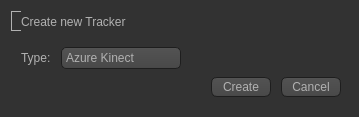
<?xml version="1.0" encoding="UTF-8"?>
<ui version="4.0">
 <class>CreateTrackerWindow</class>
 <widget class="QDialog" name="CreateTrackerWindow">
  <property name="geometry">
   <rect>
    <x>0</x>
    <y>0</y>
    <width>359</width>
    <height>117</height>
   </rect>
  </property>
  <property name="windowTitle">
   <string>Create new Tracker</string>
  </property>
  <property name="styleSheet">
   <string notr="true">QToolTip
{
     border: 1px solid black;
     background-color: #ffa02f;
     padding: 1px;
     border-radius: 3px;
     opacity: 100;
}

QWidget
{
    color: #b1b1b1;
    background-color: #323232;
}

QWidget:item:hover
{
    background-color: QLinearGradient( x1: 0, y1: 0, x2: 0, y2: 1, stop: 0 #ffa02f, stop: 1 #ca0619);
    color: #000000;
}

QWidget:item:selected
{
    background-color: QLinearGradient( x1: 0, y1: 0, x2: 0, y2: 1, stop: 0 #ffa02f, stop: 1 #d7801a);
}

QMenuBar::item
{
    background: transparent;
}

QMenuBar::item:selected
{
    background: transparent;
    border: 1px solid #ffaa00;
}

QMenuBar::item:pressed
{
    background: #444;
    border: 1px solid #000;
    background-color: QLinearGradient(
        x1:0, y1:0,
        x2:0, y2:1,
        stop:1 #212121,
        stop:0.4 #343434/*,
        stop:0.2 #343434,
        stop:0.1 #ffaa00*/
    );
    margin-bottom:-1px;
    padding-bottom:1px;
}

QMenu
{
    border: 1px solid #000;
}

QMenu::item
{
    padding: 2px 20px 2px 20px;
}

QMenu::item:selected
{
    color: #000000;
}

QWidget:disabled
{
    color: #404040;
    background-color: #323232;
}

QAbstractItemView
{
    background-color: QLinearGradient( x1: 0, y1: 0, x2: 0, y2: 1, stop: 0 #4d4d4d, stop: 0.1 #646464, stop: 1 #5d5d5d);
}

QWidget:focus
{
    /*border: 2px solid QLinearGradient( x1: 0, y1: 0, x2: 0, y2: 1, stop: 0 #ffa02f, stop: 1 #d7801a);*/
}

QLineEdit
{
    background-color: QLinearGradient( x1: 0, y1: 0, x2: 0, y2: 1, stop: 0 #4d4d4d, stop: 0 #646464, stop: 1 #5d5d5d);
    padding: 1px;
    border-style: solid;
    border: 1px solid #1e1e1e;
    border-radius: 5;
}

QPushButton
{
    color: #b1b1b1;
    background-color: QLinearGradient( x1: 0, y1: 0, x2: 0, y2: 1, stop: 0 #565656, stop: 0.1 #525252, stop: 0.5 #4e4e4e, stop: 0.9 #4a4a4a, stop: 1 #464646);
    border-width: 1px;
    border-color: #1e1e1e;
    border-style: solid;
    border-radius: 6;
    padding: 3px;
    font-size: 12px;
    padding-left: 5px;
    padding-right: 5px;
}

QPushButton:pressed
{
    background-color: QLinearGradient( x1: 0, y1: 0, x2: 0, y2: 1, stop: 0 #2d2d2d, stop: 0.1 #2b2b2b, stop: 0.5 #292929, stop: 0.9 #282828, stop: 1 #252525);
}

QComboBox
{
    selection-background-color: #ffaa00;
    background-color: QLinearGradient( x1: 0, y1: 0, x2: 0, y2: 1, stop: 0 #565656, stop: 0.1 #525252, stop: 0.5 #4e4e4e, stop: 0.9 #4a4a4a, stop: 1 #464646);
    border-style: solid;
    border: 1px solid #1e1e1e;
    border-radius: 5;
}

QComboBox:hover,QPushButton:hover
{
    border: 2px solid QLinearGradient( x1: 0, y1: 0, x2: 0, y2: 1, stop: 0 #ffa02f, stop: 1 #d7801a);
}


QComboBox:on
{
    padding-top: 3px;
    padding-left: 4px;
    background-color: QLinearGradient( x1: 0, y1: 0, x2: 0, y2: 1, stop: 0 #2d2d2d, stop: 0.1 #2b2b2b, stop: 0.5 #292929, stop: 0.9 #282828, stop: 1 #252525);
    selection-background-color: #ffaa00;
}

QComboBox QAbstractItemView
{
    border: 2px solid darkgray;
    selection-background-color: QLinearGradient( x1: 0, y1: 0, x2: 0, y2: 1, stop: 0 #ffa02f, stop: 1 #d7801a);
}

QComboBox::drop-down
{
     subcontrol-origin: padding;
     subcontrol-position: top right;
     width: 15px;

     border-left-width: 0px;
     border-left-color: darkgray;
     border-left-style: solid; /* just a single line */
     border-top-right-radius: 3px; /* same radius as the QComboBox */
     border-bottom-right-radius: 3px;
 }

QComboBox::down-arrow
{
     image: url(:/down_arrow.png);
}

QGroupBox:focus
{
border: 2px solid QLinearGradient( x1: 0, y1: 0, x2: 0, y2: 1, stop: 0 #ffa02f, stop: 1 #d7801a);
}

QTextEdit:focus
{
    border: 2px solid QLinearGradient( x1: 0, y1: 0, x2: 0, y2: 1, stop: 0 #ffa02f, stop: 1 #d7801a);
}

QScrollBar:horizontal {
     border: 1px solid #222222;
     background: QLinearGradient( x1: 0, y1: 0, x2: 0, y2: 1, stop: 0.0 #121212, stop: 0.2 #282828, stop: 1 #484848);
     height: 7px;
     margin: 0px 16px 0 16px;
}

QScrollBar::handle:horizontal
{
      background: QLinearGradient( x1: 0, y1: 0, x2: 1, y2: 0, stop: 0 #ffa02f, stop: 0.5 #d7801a, stop: 1 #ffa02f);
      min-height: 20px;
      border-radius: 2px;
}

QScrollBar::add-line:horizontal {
      border: 1px solid #1b1b19;
      border-radius: 2px;
      background: QLinearGradient( x1: 0, y1: 0, x2: 1, y2: 0, stop: 0 #ffa02f, stop: 1 #d7801a);
      width: 14px;
      subcontrol-position: right;
      subcontrol-origin: margin;
}

QScrollBar::sub-line:horizontal {
      border: 1px solid #1b1b19;
      border-radius: 2px;
      background: QLinearGradient( x1: 0, y1: 0, x2: 1, y2: 0, stop: 0 #ffa02f, stop: 1 #d7801a);
      width: 14px;
     subcontrol-position: left;
     subcontrol-origin: margin;
}

QScrollBar::right-arrow:horizontal, QScrollBar::left-arrow:horizontal
{
      border: 1px solid black;
      width: 1px;
      height: 1px;
      background: white;
}

QScrollBar::add-page:horizontal, QScrollBar::sub-page:horizontal
{
      background: none;
}

QScrollBar:vertical
{
      background: QLinearGradient( x1: 0, y1: 0, x2: 1, y2: 0, stop: 0.0 #121212, stop: 0.2 #282828, stop: 1 #484848);
      width: 7px;
      margin: 16px 0 16px 0;
      border: 1px solid #222222;
}

QScrollBar::handle:vertical
{
      background: QLinearGradient( x1: 0, y1: 0, x2: 0, y2: 1, stop: 0 #ffa02f, stop: 0.5 #d7801a, stop: 1 #ffa02f);
      min-height: 20px;
      border-radius: 2px;
}

QScrollBar::add-line:vertical
{
      border: 1px solid #1b1b19;
      border-radius: 2px;
      background: QLinearGradient( x1: 0, y1: 0, x2: 0, y2: 1, stop: 0 #ffa02f, stop: 1 #d7801a);
      height: 14px;
      subcontrol-position: bottom;
      subcontrol-origin: margin;
}

QScrollBar::sub-line:vertical
{
      border: 1px solid #1b1b19;
      border-radius: 2px;
      background: QLinearGradient( x1: 0, y1: 0, x2: 0, y2: 1, stop: 0 #d7801a, stop: 1 #ffa02f);
      height: 14px;
      subcontrol-position: top;
      subcontrol-origin: margin;
}

QScrollBar::up-arrow:vertical, QScrollBar::down-arrow:vertical
{
      border: 1px solid black;
      width: 1px;
      height: 1px;
      background: white;
}


QScrollBar::add-page:vertical, QScrollBar::sub-page:vertical
{
      background: none;
}

QTextEdit
{
    background-color: #242424;
}

QPlainTextEdit
{
    background-color: #242424;
}

QHeaderView::section
{
    background-color: QLinearGradient(x1:0, y1:0, x2:0, y2:1, stop:0 #616161, stop: 0.5 #505050, stop: 0.6 #434343, stop:1 #656565);
    color: white;
    padding-left: 4px;
    border: 1px solid #6c6c6c;
}

QCheckBox:disabled
{
color: #414141;
}

QDockWidget::title
{
    text-align: center;
    spacing: 3px; /* spacing between items in the tool bar */
    background-color: QLinearGradient(x1:0, y1:0, x2:0, y2:1, stop:0 #323232, stop: 0.5 #242424, stop:1 #323232);
}

QDockWidget::close-button, QDockWidget::float-button
{
    text-align: center;
    spacing: 1px; /* spacing between items in the tool bar */
    background-color: QLinearGradient(x1:0, y1:0, x2:0, y2:1, stop:0 #323232, stop: 0.5 #242424, stop:1 #323232);
}

QDockWidget::close-button:hover, QDockWidget::float-button:hover
{
    background: #242424;
}

QDockWidget::close-button:pressed, QDockWidget::float-button:pressed
{
    padding: 1px -1px -1px 1px;
}

QMainWindow::separator
{
    background-color: QLinearGradient(x1:0, y1:0, x2:0, y2:1, stop:0 #161616, stop: 0.5 #151515, stop: 0.6 #212121, stop:1 #343434);
    color: white;
    padding-left: 4px;
    border: 1px solid #4c4c4c;
    spacing: 3px; /* spacing between items in the tool bar */
}

QMainWindow::separator:hover
{

    background-color: QLinearGradient(x1:0, y1:0, x2:0, y2:1, stop:0 #d7801a, stop:0.5 #b56c17 stop:1 #ffa02f);
    color: white;
    padding-left: 4px;
    border: 1px solid #6c6c6c;
    spacing: 3px; /* spacing between items in the tool bar */
}

QToolBar::handle
{
     spacing: 3px; /* spacing between items in the tool bar */
     background: url(:/images/handle.png);
}

QMenu::separator
{
    height: 2px;
    background-color: QLinearGradient(x1:0, y1:0, x2:0, y2:1, stop:0 #161616, stop: 0.5 #151515, stop: 0.6 #212121, stop:1 #343434);
    color: white;
    padding-left: 4px;
    margin-left: 10px;
    margin-right: 5px;
}

QProgressBar
{
    border: 2px solid grey;
    border-radius: 5px;
    text-align: center;
}

QProgressBar::chunk
{
    background-color: #d7801a;
    width: 2.15px;
    margin: 0.5px;
}

QTabBar::tab {
    color: #b1b1b1;
    border: 1px solid #444;
    border-bottom-style: none;
    background-color: #323232;
    padding-left: 10px;
    padding-right: 10px;
    padding-top: 3px;
    padding-bottom: 2px;
    margin-right: -1px;
}

QTabWidget::pane {
    border: 1px solid #444;
    top: 1px;
}

QTabBar::tab:last
{
    margin-right: 0; /* the last selected tab has nothing to overlap with on the right */
    border-top-right-radius: 3px;
}

QTabBar::tab:first:!selected
{
 margin-left: 0px; /* the last selected tab has nothing to overlap with on the right */


    border-top-left-radius: 3px;
}

QTabBar::tab:!selected
{
    color: #b1b1b1;
    border-bottom-style: solid;
    margin-top: 3px;
    background-color: QLinearGradient(x1:0, y1:0, x2:0, y2:1, stop:1 #212121, stop:.4 #343434);
}

QTabBar::tab:selected
{
    border-top-left-radius: 3px;
    border-top-right-radius: 3px;
    margin-bottom: 0px;
}

QTabBar::tab:!selected:hover
{
    /*border-top: 2px solid #ffaa00;
    padding-bottom: 3px;*/
    border-top-left-radius: 3px;
    border-top-right-radius: 3px;
    background-color: QLinearGradient(x1:0, y1:0, x2:0, y2:1, stop:1 #212121, stop:0.4 #343434, stop:0.2 #343434, stop:0.1 #ffaa00);
}

QRadioButton::indicator:checked, QRadioButton::indicator:unchecked{
    color: #b1b1b1;
    background-color: #323232;
    border: 1px solid #b1b1b1;
    border-radius: 6px;
}

QRadioButton::indicator:checked
{
    background-color: qradialgradient(
        cx: 0.5, cy: 0.5,
        fx: 0.5, fy: 0.5,
        radius: 1.0,
        stop: 0.25 #ffaa00,
        stop: 0.3 #323232
    );
}

QCheckBox::indicator{
    color: #b1b1b1;
    background-color: #323232;
    border: 1px solid #b1b1b1;
    width: 9px;
    height: 9px;
}

QRadioButton::indicator
{
    border-radius: 6px;
}

QRadioButton::indicator:hover, QCheckBox::indicator:hover
{
    border: 1px solid #ffaa00;
}

QCheckBox::indicator:checked
{
    image:url(:/images/checkbox.png);
}

QCheckBox::indicator:disabled, QRadioButton::indicator:disabled
{
    border: 1px solid #444;
}</string>
  </property>
  <layout class="QVBoxLayout" name="verticalLayout_2">
   <item>
    <layout class="QVBoxLayout" name="layout">
     <item>
      <widget class="QFrame" name="frame_info">
       <property name="sizePolicy">
        <sizepolicy hsizetype="Preferred" vsizetype="Preferred">
         <horstretch>0</horstretch>
         <verstretch>1</verstretch>
        </sizepolicy>
       </property>
       <property name="maximumSize">
        <size>
         <width>16777215</width>
         <height>20</height>
        </size>
       </property>
       <property name="autoFillBackground">
        <bool>false</bool>
       </property>
       <property name="frameShape">
        <enum>QFrame::Box</enum>
       </property>
       <property name="frameShadow">
        <enum>QFrame::Plain</enum>
       </property>
       <widget class="QLabel" name="label_info">
        <property name="geometry">
         <rect>
          <x>10</x>
          <y>0</y>
          <width>381</width>
          <height>21</height>
         </rect>
        </property>
        <property name="text">
         <string>Create new Tracker</string>
        </property>
       </widget>
      </widget>
     </item>
     <item>
      <widget class="QWidget" name="widget_body" native="true">
       <property name="autoFillBackground">
        <bool>false</bool>
       </property>
       <widget class="QComboBox" name="dropdown_tracker">
        <property name="geometry">
         <rect>
          <x>50</x>
          <y>10</y>
          <width>120</width>
          <height>22</height>
         </rect>
        </property>
        <property name="maximumSize">
         <size>
          <width>120</width>
          <height>16777215</height>
         </size>
        </property>
        <property name="currentText">
         <string>Azure Kinect</string>
        </property>
        <item>
         <property name="text">
          <string>Azure Kinect</string>
         </property>
        </item>
        <item>
         <property name="text">
          <string>XSense</string>
         </property>
        </item>
        <item>
         <property name="text">
          <string>OptiTrack</string>
         </property>
        </item>
       </widget>
       <widget class="QPushButton" name="btn_create">
        <property name="geometry">
         <rect>
          <x>200</x>
          <y>40</y>
          <width>60</width>
          <height>20</height>
         </rect>
        </property>
        <property name="sizePolicy">
         <sizepolicy hsizetype="Fixed" vsizetype="Fixed">
          <horstretch>0</horstretch>
          <verstretch>0</verstretch>
         </sizepolicy>
        </property>
        <property name="text">
         <string>Create</string>
        </property>
       </widget>
       <widget class="QPushButton" name="btn_cancel">
        <property name="geometry">
         <rect>
          <x>270</x>
          <y>40</y>
          <width>60</width>
          <height>20</height>
         </rect>
        </property>
        <property name="sizePolicy">
         <sizepolicy hsizetype="Fixed" vsizetype="Fixed">
          <horstretch>0</horstretch>
          <verstretch>0</verstretch>
         </sizepolicy>
        </property>
        <property name="text">
         <string>Cancel</string>
        </property>
       </widget>
       <widget class="QLabel" name="label_typeInfo">
        <property name="geometry">
         <rect>
          <x>10</x>
          <y>10</y>
          <width>31</width>
          <height>21</height>
         </rect>
        </property>
        <property name="text">
         <string>Type:</string>
        </property>
       </widget>
      </widget>
     </item>
    </layout>
   </item>
  </layout>
 </widget>
 <resources/>
 <connections>
  <connection>
   <sender>dropdown_tracker</sender>
   <signal>currentIndexChanged(int)</signal>
   <receiver>CreateTrackerWindow</receiver>
   <slot>switchTrackerType(int)</slot>
   <hints>
    <hint type="sourcelabel">
     <x>90</x>
     <y>55</y>
    </hint>
    <hint type="destinationlabel">
     <x>167</x>
     <y>0</y>
    </hint>
   </hints>
  </connection>
  <connection>
   <sender>btn_cancel</sender>
   <signal>pressed()</signal>
   <receiver>CreateTrackerWindow</receiver>
   <slot>close()</slot>
   <hints>
    <hint type="sourcelabel">
     <x>300</x>
     <y>79</y>
    </hint>
    <hint type="destinationlabel">
     <x>306</x>
     <y>0</y>
    </hint>
   </hints>
  </connection>
  <connection>
   <sender>btn_create</sender>
   <signal>pressed()</signal>
   <receiver>CreateTrackerWindow</receiver>
   <slot>slotCreateTracker()</slot>
   <hints>
    <hint type="sourcelabel">
     <x>257</x>
     <y>85</y>
    </hint>
    <hint type="destinationlabel">
     <x>253</x>
     <y>0</y>
    </hint>
   </hints>
  </connection>
 </connections>
 <slots>
  <slot>switchTrackerType(int)</slot>
  <slot>slotCreateTracker()</slot>
 </slots>
</ui>
